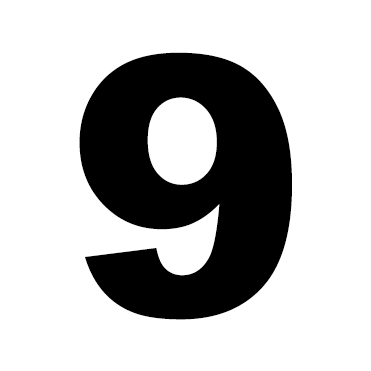
#> input picture templatematch/img/9.jpg, 371 x 371 px
$ python templatematching.py img/9.jpg img/abst1.jpg
#> lines starting #> are read from the running program, lines starting #| are printed output that depends on the picture
import cv2
import numpy as np
from matplotlib import pyplot as plt
import sys

img = cv2.imread(sys.argv[1],0)
#> img is the input picture: shape (371, 371); min 0, max 255, mean 185.6
img2 = img.copy()
template = cv2.imread(sys.argv[2],0)
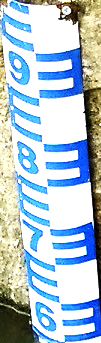
#> input picture templatematch/img/abst1.jpg, 101 x 343 px
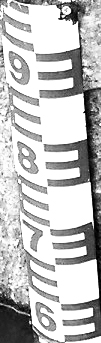
#> template: shape (343, 101); min 0, max 255, mean 191.7
w, h = template.shape[::-1]
#> w = 101; h = 343
# All the 6 methods for comparison in a list
methods = ['cv2.TM_CCOEFF', 'cv2.TM_CCOEFF_NORMED', 'cv2.TM_CCORR',
            'cv2.TM_CCORR_NORMED', 'cv2.TM_SQDIFF', 'cv2.TM_SQDIFF_NORMED']
for meth in methods:
    img = img2.copy()
    method = eval(meth)
    # Apply template Matching
    res = cv2.matchTemplate(img,template,method)
    min_val, max_val, min_loc, max_loc = cv2.minMaxLoc(res)
    # If the method is TM_SQDIFF or TM_SQDIFF_NORMED, take minimum
    if method in [cv2.TM_SQDIFF, cv2.TM_SQDIFF_NORMED]:
        top_left = min_loc
    else:
        top_left = max_loc
    bottom_right = (top_left[0] + w, top_left[1] + h)
    cv2.rectangle(img,top_left, bottom_right, 255, 2)
    plt.subplot(121),plt.imshow(res,cmap = 'gray')
    plt.title('Matching Result'), plt.xticks([]), plt.yticks([])
    plt.subplot(122),plt.imshow(img,cmap = 'gray')
    plt.title('Detected Point'), plt.xticks([]), plt.yticks([])
    plt.suptitle(meth)
    plt.show()
#> this loop made 6 passes
#> (min_val, max_val, min_loc, top_left, bottom_right) on passes 1 to 4: (-97850488, 69689552, (212, 28), (24, 28), (125, 371)), (-0.291, 0.288, (212, 28), (0, 10), (101, 353)), (715408704, 1.64e+09, (189, 28), (0, 10), (101, 353)), (0.584, 0.927, (201, 28), (0, 10), (101, 353))
#> (min_val, max_val, max_loc, top_left, bottom_right) on passes 5 to 6: (316364768, 1.09e+09, (204, 28), (0, 10), (101, 353)), (0.179, 0.86, (191, 28), (0, 10), (101, 353))
#> pass 1, `res = cv2.matchTemplate(img,template,method)`:
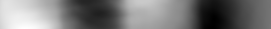
#> res: shape (29, 271) float32; min -97850488, max 69689552, mean -18891898; drawn with min black and max white
#> pass 1, `plt.show()`:
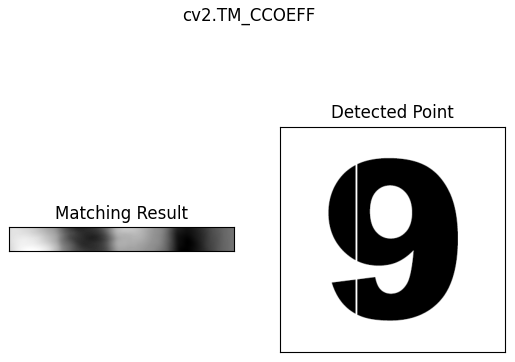
#> figure drawn by matplotlib, 2 panels
#> pass 2, `res = cv2.matchTemplate(img,template,method)`:
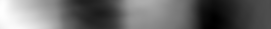
#> res: shape (29, 271) float32; min -0.291, max 0.288, mean -0.0509; drawn with min black and max white
#> pass 3, `res = cv2.matchTemplate(img,template,method)`:
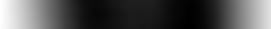
#> res: shape (29, 271) float32; min 715408704, max 1.64e+09, mean 998905344; drawn with min black and max white
#> after the loop:
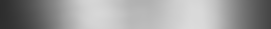
#> res: shape (29, 271) float32; min 0.179, max 0.86, mean 0.617
